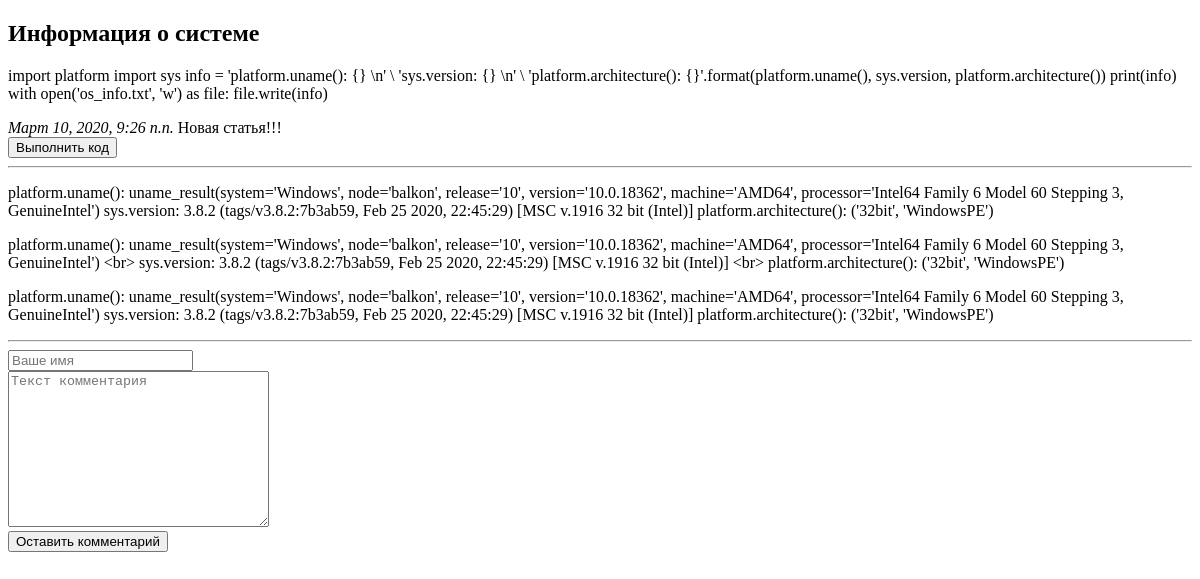
Page /articles/2/ on the earlier database version.
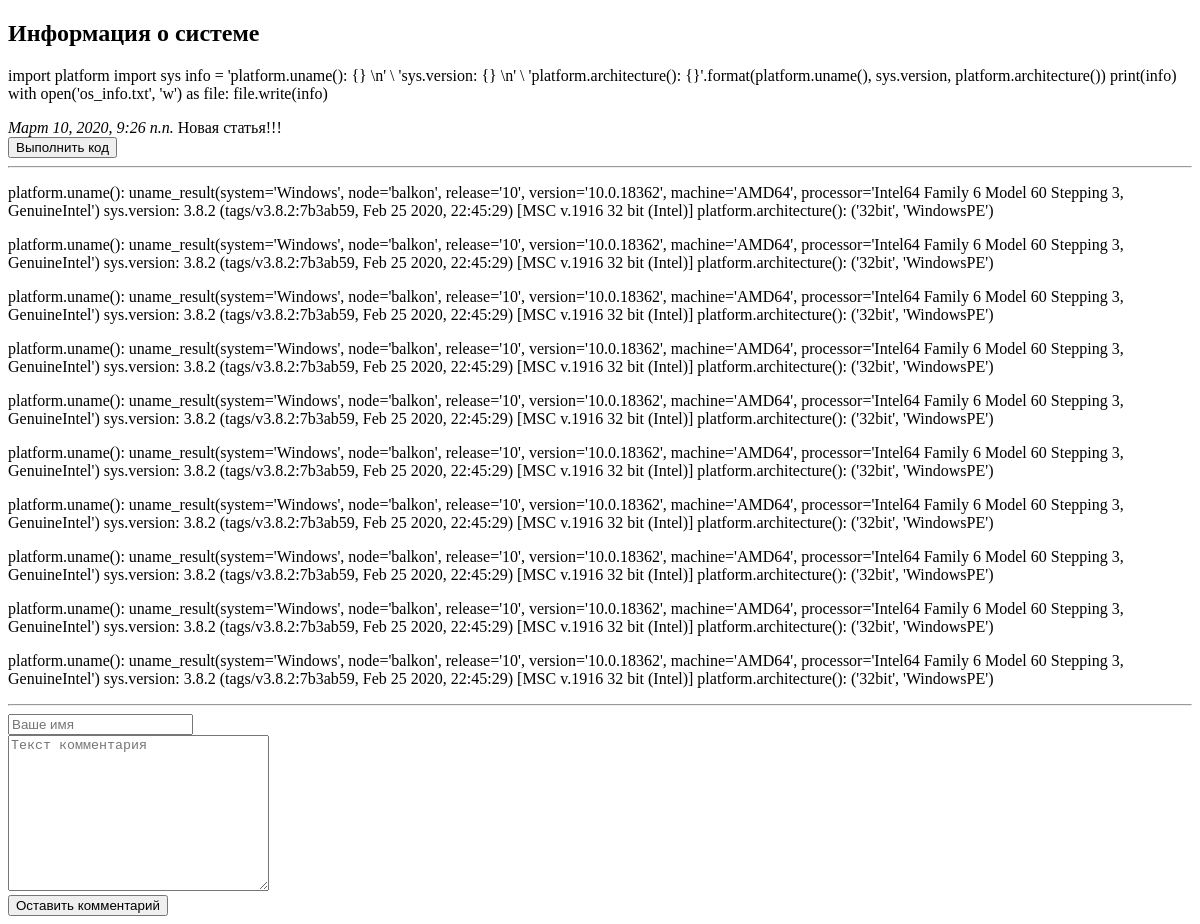
Same page on the later database version.
### myfirst/apps/articles/models.py (models this page shows, shortened)
class Article(models.Model):
    article_title = models.CharField('название статьи', max_length=200)
    article_text = models.TextField('текст статьи')
    pub_date = models.DateTimeField('дата публикации')
    def was_published_recently(self):
        return self.pub_date >= (timezone.now() - datetime.timedelta(days=7))
    class Meta:
        verbose_name = 'Статья'
        verbose_name_plural = 'Статьи'

class Comment(models.Model):
    article = models.ForeignKey(Article, on_delete=models.CASCADE)
    author_name = models.CharField('имя автора', max_length=50)
    comment_text = models.CharField('текст комментария', max_length=200)
    class Meta:
        verbose_name = 'Комментарий'
        verbose_name_plural = 'Комментарии'

### myfirst/apps/articles/views.py (the view)
# urls.py: path('<int:article_id>/', views.detail, name='detail'),
def detail(request, article_id):
    try:
        a = Article.objects.get(id=article_id)
    except:
        raise Http404("Статья не найдена!")
    latest_comment_list = a.comment_set.order_by('-id')[:10]
    return render(request, 'articles/detail.html', {'article': a, 'latest_comment_list': latest_comment_list})

### myfirst/templates/articles/detail.html (shortened to what this page needs)
{% extends 'base.html' %}
{% block content %}
<h2>{{article.article_title}}</h2>
<p>{{article.article_text}}</p>
<em>{{article.pub_date}}</em>
{% if article.was_published_recently %}
Новая статья!!!
{% endif %}
<form action="{% url 'articles:leave' article.id %}" method="get">
    <button type="submit">Выполнить код</button>
</form>
<hr>
{% if latest_comment_list %}
{% for c in latest_comment_list %}
<p>
<p>{{c.comment_text}}</p>
</p>
{% endfor %}
{% else %}
Комментарии не найдены!
{% endif %}
<hr>
<form action="{% url 'articles:leave_comment' article.id %}" method="post">
    <input type="text" required placeholder="Ваше имя" name="name"><br>
    <textarea name="text" required="" placeholder="Текст комментария" cols="30" rows="10"></textarea><br>
    <button type="submit">Оставить комментарий</button>
</form>
{% endblock %}

### myfirst/templates/base.html (shortened to what this page needs)
<!DOCTYPE html>
<html lang="en">
<head>
</head>
<body>
{% block content %}{% endblock %}
</body>
</html>

Differences in the rows shown:
no longer on this page (row unchanged): Comment: comment_text "platform.uname(): uname_result(system='Windows', node='balkon', release='10', version='10.0.18362', machine='AMD64', processor='Intel64 Family 6 Model 60 Stepping 3, GenuineIntel') <br> sys.version: 3.8.2 (tags/v3.8.2:7b3ab59, Feb 25 2020, 22:45:29) [MSC v.1916 32 bit (Intel)] <br> platform.architecture(): ('32bit', 'WindowsPE')"
added Comment: comment_text "platform.uname(): uname_result(system='Windows', node='balkon', release='10', version='10.0.18362', machine='AMD64', processor='Intel64 Family 6 Model 60 Stepping 3, GenuineIntel') sys.version: 3.8.2 (tags/v3.8.2:7b3ab59, Feb 25 2020, 22:45:29) [MSC v.1916 32 bit (Intel)] platform.architecture(): ('32bit', 'WindowsPE')"
added Comment: comment_text "platform.uname(): uname_result(system='Windows', node='balkon', release='10', version='10.0.18362', machine='AMD64', processor='Intel64 Family 6 Model 60 Stepping 3, GenuineIntel') sys.version: 3.8.2 (tags/v3.8.2:7b3ab59, Feb 25 2020, 22:45:29) [MSC v.1916 32 bit (Intel)] platform.architecture(): ('32bit', 'WindowsPE')"
added Comment: comment_text "platform.uname(): uname_result(system='Windows', node='balkon', release='10', version='10.0.18362', machine='AMD64', processor='Intel64 Family 6 Model 60 Stepping 3, GenuineIntel') sys.version: 3.8.2 (tags/v3.8.2:7b3ab59, Feb 25 2020, 22:45:29) [MSC v.1916 32 bit (Intel)] platform.architecture(): ('32bit', 'WindowsPE')"
added Comment: comment_text "platform.uname(): uname_result(system='Windows', node='balkon', release='10', version='10.0.18362', machine='AMD64', processor='Intel64 Family 6 Model 60 Stepping 3, GenuineIntel') sys.version: 3.8.2 (tags/v3.8.2:7b3ab59, Feb 25 2020, 22:45:29) [MSC v.1916 32 bit (Intel)] platform.architecture(): ('32bit', 'WindowsPE')"
added Comment: comment_text "platform.uname(): uname_result(system='Windows', node='balkon', release='10', version='10.0.18362', machine='AMD64', processor='Intel64 Family 6 Model 60 Stepping 3, GenuineIntel') sys.version: 3.8.2 (tags/v3.8.2:7b3ab59, Feb 25 2020, 22:45:29) [MSC v.1916 32 bit (Intel)] platform.architecture(): ('32bit', 'WindowsPE')"
added Comment: comment_text "platform.uname(): uname_result(system='Windows', node='balkon', release='10', version='10.0.18362', machine='AMD64', processor='Intel64 Family 6 Model 60 Stepping 3, GenuineIntel') sys.version: 3.8.2 (tags/v3.8.2:7b3ab59, Feb 25 2020, 22:45:29) [MSC v.1916 32 bit (Intel)] platform.architecture(): ('32bit', 'WindowsPE')"
added Comment: comment_text "platform.uname(): uname_result(system='Windows', node='balkon', release='10', version='10.0.18362', machine='AMD64', processor='Intel64 Family 6 Model 60 Stepping 3, GenuineIntel') sys.version: 3.8.2 (tags/v3.8.2:7b3ab59, Feb 25 2020, 22:45:29) [MSC v.1916 32 bit (Intel)] platform.architecture(): ('32bit', 'WindowsPE')"
added Comment: comment_text "platform.uname(): uname_result(system='Windows', node='balkon', release='10', version='10.0.18362', machine='AMD64', processor='Intel64 Family 6 Model 60 Stepping 3, GenuineIntel') sys.version: 3.8.2 (tags/v3.8.2:7b3ab59, Feb 25 2020, 22:45:29) [MSC v.1916 32 bit (Intel)] platform.architecture(): ('32bit', 'WindowsPE')"
